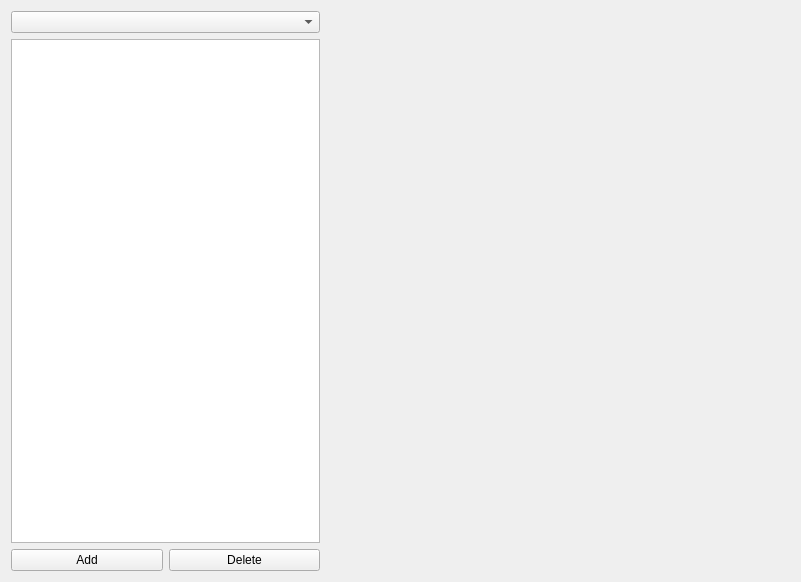
<?xml version="1.0" encoding="UTF-8"?>
<ui version="4.0">
 <class>MTDetailEdit</class>
 <widget class="QWidget" name="MTDetailEdit">
  <property name="geometry">
   <rect>
    <x>0</x>
    <y>0</y>
    <width>801</width>
    <height>582</height>
   </rect>
  </property>
  <property name="sizePolicy">
   <sizepolicy hsizetype="MinimumExpanding" vsizetype="MinimumExpanding">
    <horstretch>0</horstretch>
    <verstretch>0</verstretch>
   </sizepolicy>
  </property>
  <property name="windowTitle">
   <string>Form</string>
  </property>
  <layout class="QHBoxLayout" name="horizontalLayout_2" stretch="2,3">
   <item>
    <layout class="QVBoxLayout" name="verticalLayout">
     <property name="sizeConstraint">
      <enum>QLayout::SetDefaultConstraint</enum>
     </property>
     <item>
      <widget class="QComboBox" name="comboBox"/>
     </item>
     <item>
      <widget class="QTableWidget" name="tableWidget">
       <property name="sizePolicy">
        <sizepolicy hsizetype="MinimumExpanding" vsizetype="MinimumExpanding">
         <horstretch>0</horstretch>
         <verstretch>0</verstretch>
        </sizepolicy>
       </property>
       <property name="minimumSize">
        <size>
         <width>100</width>
         <height>200</height>
        </size>
       </property>
       <property name="maximumSize">
        <size>
         <width>16777215</width>
         <height>16777215</height>
        </size>
       </property>
      </widget>
     </item>
     <item>
      <layout class="QHBoxLayout" name="horizontalLayout">
       <property name="sizeConstraint">
        <enum>QLayout::SetMaximumSize</enum>
       </property>
       <item>
        <widget class="QPushButton" name="addButton">
         <property name="text">
          <string>Add</string>
         </property>
        </widget>
       </item>
       <item>
        <widget class="QPushButton" name="deleteButton">
         <property name="text">
          <string>Delete</string>
         </property>
        </widget>
       </item>
      </layout>
     </item>
    </layout>
   </item>
   <item>
    <widget class="QWidget" name="widget" native="true">
     <property name="sizePolicy">
      <sizepolicy hsizetype="MinimumExpanding" vsizetype="MinimumExpanding">
       <horstretch>0</horstretch>
       <verstretch>0</verstretch>
      </sizepolicy>
     </property>
     <property name="minimumSize">
      <size>
       <width>100</width>
       <height>200</height>
      </size>
     </property>
    </widget>
   </item>
  </layout>
 </widget>
 <resources/>
 <connections/>
</ui>
